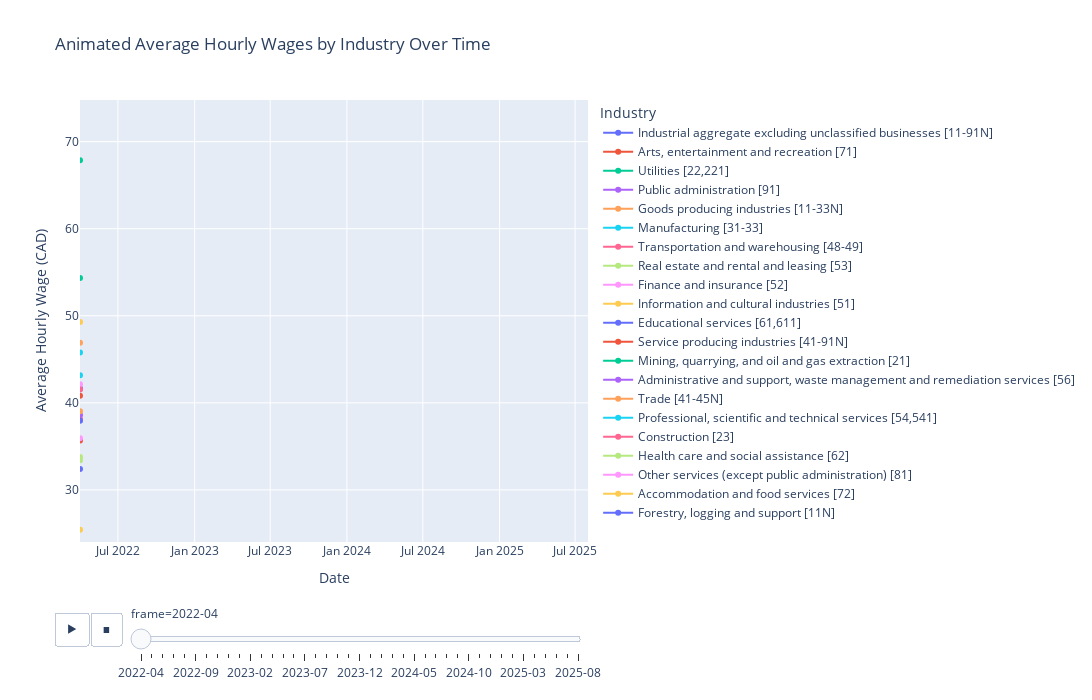

The notebook cell saved with this chart:
### Code cell
import pandas as pd
import plotly.express as px

file = "Datasets/AVG_salaries_based_on_prof.csv"
df = pd.read_csv(file)

# Convert REF_DATE to datetime
df["REF_DATE"] = pd.to_datetime(df["REF_DATE"], format="%Y-%m")
df["REF_DATE_STR"] = df["REF_DATE"].dt.strftime("%Y-%m")

# Sort by date for proper animation
df = df.sort_values("REF_DATE")

# Create cumulative data for each frame
frames_data = []
for date in df["REF_DATE_STR"].unique():
    frame_df = df[df["REF_DATE_STR"] <= date].copy()
    frame_df["frame"] = date
    frames_data.append(frame_df)

df_animated = pd.concat(frames_data, ignore_index=True)

# Animated line plot with cumulative data
fig = px.line(
    df_animated,
    x="REF_DATE",
    y="VALUE",
    color="North American Industry Classification System (NAICS)",
    animation_frame="frame",
    markers=True,
    title="Animated Average Hourly Wages by Industry Over Time",
    labels={
        "VALUE": "Average Hourly Wage (CAD)",
        "REF_DATE": "Date",
        "North American Industry Classification System (NAICS)": "Industry"
    },
    range_y=[df["VALUE"].min() * 0.95, df["VALUE"].max() * 1.05]  # Fixed y-axis range
)

fig.update_layout(
    height=700, 
    width=1200, 
    legend_title_text="Industry",
    xaxis_range=[df["REF_DATE"].min(), df["REF_DATE"].max()]  # Fixed x-axis range
)

fig.show()

### Figure 1 — Plotly figure (JSON) as saved in the notebook; plotly's stock layout.template omitted (floating-point values rounded to 4 significant figures)
{"data": [{"hovertemplate": "Industry=Industrial aggregate excluding unclassified businesses [11-91N]<br>frame=2022-04<br>Date=%{x}<br>Average Hourly Wage (CAD)=%{y}<extra></extra>", "legendgroup": "Industrial aggregate excluding unclassified businesses [11-91N]", "line": {"color": "#636efa", "dash": "solid"}, "marker": {"symbol": "circle"}, "mode": "lines+markers", "name": "Industrial aggregate excluding unclassified businesses [11-91N]", "orientation": "v", "showlegend": true, "type": "scatter", "x": ["2022-04-01T00:00:00.000000000"], "xaxis": "x", "y": [41.64], "yaxis": "y"}, {"hovertemplate": "Industry=Arts, entertainment and recreation [71]<br>frame=2022-04<br>Date=%{x}<br>Average Hourly Wage (CAD)=%{y}<extra></extra>", "legendgroup": "Arts, entertainment and recreation [71]", "line": {"color": "#EF553B", "dash": "solid"}, "marker": {"symbol": "circle"}, "mode": "lines+markers", "name": "Arts, entertainment and recreation [71]", "orientation": "v", "showlegend": true, "type": "scatter", "x": ["2022-04-01T00:00:00.000000000"], "xaxis": "x", "y": [35.67], "yaxis": "y"}, {"hovertemplate": "Industry=Utilities [22,221]<br>frame=2022-04<br>Date=%{x}<br>Average Hourly Wage (CAD)=%{y}<extra></extra>", "legendgroup": "Utilities [22,221]", "line": {"color": "#00cc96", "dash": "solid"}, "marker": {"symbol": "circle"}, "mode": "lines+markers", "name": "Utilities [22,221]", "orientation": "v", "showlegend": true, "type": "scatter", "x": ["2022-04-01T00:00:00.000000000"], "xaxis": "x", "y": [54.33], "yaxis": "y"}, {"hovertemplate": "Industry=Public administration [91]<br>frame=2022-04<br>Date=%{x}<br>Average Hourly Wage (CAD)=%{y}<extra></extra>", "legendgroup": "Public administration [91]", "line": {"color": "#ab63fa", "dash": "solid"}, "marker": {"symbol": "circle"}, "mode": "lines+markers", "name": "Public administration [91]", "orientation": "v", "showlegend": true, "type": "scatter", "x": ["2022-04-01T00:00:00.000000000"], "xaxis": "x", "y": [NaN], "yaxis": "y"}, {"hovertemplate": "Industry=Goods producing industries [11-33N]<br>frame=2022-04<br>Date=%{x}<br>Average Hourly Wage (CAD)=%{y}<extra></extra>", "legendgroup": "Goods producing industries [11-33N]", "line": {"color": "#FFA15A", "dash": "solid"}, "marker": {"symbol": "circle"}, "mode": "lines+markers", "name": "Goods producing industries [11-33N]", "orientation": "v", "showlegend": true, "type": "scatter", "x": ["2022-04-01T00:00:00.000000000"], "xaxis": "x", "y": [46.9], "yaxis": "y"}, {"hovertemplate": "Industry=Manufacturing [31-33]<br>frame=2022-04<br>Date=%{x}<br>Average Hourly Wage (CAD)=%{y}<extra></extra>", "legendgroup": "Manufacturing [31-33]", "line": {"color": "#19d3f3", "dash": "solid"}, "marker": {"symbol": "circle"}, "mode": "lines+markers", "name": "Manufacturing [31-33]", "orientation": "v", "showlegend": true, "type": "scatter", "x": ["2022-04-01T00:00:00.000000000"], "xaxis": "x", "y": [43.16], "yaxis": "y"}, {"hovertemplate": "Industry=Transportation and warehousing [48-49]<br>frame=2022-04<br>Date=%{x}<br>Average Hourly Wage (CAD)=%{y}<extra></extra>", "legendgroup": "Transportation and warehousing [48-49]", "line": {"color": "#FF6692", "dash": "solid"}, "marker": {"symbol": "circle"}, "mode": "lines+markers", "name": "Transportation and warehousing [48-49]", "orientation": "v", "showlegend": true, "type": "scatter", "x": ["2022-04-01T00:00:00.000000000"], "xaxis": "x", "y": [38.14], "yaxis": "y"}, {"hovertemplate": "Industry=Real estate and rental and leasing [53]<br>frame=2022-04<br>Date=%{x}<br>Average Hourly Wage (CAD)=%{y}<extra></extra>", "legendgroup": "Real estate and rental and leasing [53]", "line": {"color": "#B6E880", "dash": "solid"}, "marker": {"symbol": "circle"}, "mode": "lines+markers", "name": "Real estate and rental and leasing [53]", "orientation": "v", "showlegend": true, "type": "scatter", "x": ["2022-04-01T00:00:00.000000000"], "xaxis": "x", "y": [33.4], "yaxis": "y"}, {"hovertemplate": "Industry=Finance and insurance [52]<br>frame=2022-04<br>Date=%{x}<br>Average Hourly Wage (CAD)=%{y}<extra></extra>", "legendgroup": "Finance and insurance [52]", "line": {"color": "#FF97FF", "dash": "solid"}, "marker": {"symbol": "circle"}, "mode": "lines+markers", "name": "Finance and insurance [52]", "orientation": "v", "showlegend": true, "type": "scatter", "x": ["2022-04-01T00:00:00.000000000"], "xaxis": "x", "y": [42.12], "yaxis": "y"}, {"hovertemplate": "Industry=Information and cultural industries [51]<br>frame=2022-04<br>Date=%{x}<br>Average Hourly Wage (CAD)=%{y}<extra></extra>", "legendgroup": "Information and cultural industries [51]", "line": {"color": "#FECB52", "dash": "solid"}, "marker": {"symbol": "circle"}, "mode": "lines+markers", "name": "Information and cultural industries [51]", "orientation": "v", "showlegend": true, "type": "scatter", "x": ["2022-04-01T00:00:00.000000000"], "xaxis": "x", "y": [49.29], "yaxis": "y"}, {"hovertemplate": "Industry=Educational services [61,611]<br>frame=2022-04<br>Date=%{x}<br>Average Hourly Wage (CAD)=%{y}<extra></extra>", "legendgroup": "Educational services [61,611]", "line": {"color": "#636efa", "dash": "solid"}, "marker": {"symbol": "circle"}, "mode": "lines+markers", "name": "Educational services [61,611]", "orientation": "v", "showlegend": true, "type": "scatter", "x": ["2022-04-01T00:00:00.000000000"], "xaxis": "x", "y": [37.95], "yaxis": "y"}, {"hovertemplate": "Industry=Service producing industries [41-91N]<br>frame=2022-04<br>Date=%{x}<br>Average Hourly Wage (CAD)=%{y}<extra></extra>", "legendgroup": "Service producing industries [41-91N]", "line": {"color": "#EF553B", "dash": "solid"}, "marker": {"symbol": "circle"}, "mode": "lines+markers", "name": "Service producing industries [41-91N]", "orientation": "v", "showlegend": true, "type": "scatter", "x": ["2022-04-01T00:00:00.000000000"], "xaxis": "x", "y": [40.82], "yaxis": "y"}, {"hovertemplate": "Industry=Mining, quarrying, and oil and gas extraction [21]<br>frame=2022-04<br>Date=%{x}<br>Average Hourly Wage (CAD)=%{y}<extra></extra>", "legendgroup": "Mining, quarrying, and oil and gas extraction [21]", "line": {"color": "#00cc96", "dash": "solid"}, "marker": {"symbol": "circle"}, "mode": "lines+markers", "name": "Mining, quarrying, and oil and gas extraction [21]", "orientation": "v", "showlegend": true, "type": "scatter", "x": ["2022-04-01T00:00:00.000000000"], "xaxis": "x", "y": [67.87], "yaxis": "y"}, {"hovertemplate": "Industry=Administrative and support, waste management and remediation services [56]<br>frame=2022-04<br>Date=%{x}<br>Average Hourly Wage (CAD)=%{y}<extra></extra>", "legendgroup": "Administrative and support, waste management and remediation services [56]", "line": {"color": "#ab63fa", "dash": "solid"}, "marker": {"symbol": "circle"}, "mode": "lines+markers", "name": "Administrative and support, waste management and remediation services [56]", "orientation": "v", "showlegend": true, "type": "scatter", "x": ["2022-04-01T00:00:00.000000000"], "xaxis": "x", "y": [38.59], "yaxis": "y"}, {"hovertemplate": "Industry=Trade [41-45N]<br>frame=2022-04<br>Date=%{x}<br>Average Hourly Wage (CAD)=%{y}<extra></extra>", "legendgroup": "Trade [41-45N]", "line": {"color": "#FFA15A", "dash": "solid"}, "marker": {"symbol": "circle"}, "mode": "lines+markers", "name": "Trade [41-45N]", "orientation": "v", "showlegend": true, "type": "scatter", "x": ["2022-04-01T00:00:00.000000000"], "xaxis": "x", "y": [39.04], "yaxis": "y"}, {"hovertemplate": "Industry=Professional, scientific and technical services [54,541]<br>frame=2022-04<br>Date=%{x}<br>Average Hourly Wage (CAD)=%{y}<extra></extra>", "legendgroup": "Professional, scientific and technical services [54,541]", "line": {"color": "#19d3f3", "dash": "solid"}, "marker": {"symbol": "circle"}, "mode": "lines+markers", "name": "Professional, scientific and technical services [54,541]", "orientation": "v", "showlegend": true, "type": "scatter", "x": ["2022-04-01T00:00:00.000000000"], "xaxis": "x", "y": [45.79], "yaxis": "y"}, {"hovertemplate": "Industry=Construction [23]<br>frame=2022-04<br>Date=%{x}<br>Average Hourly Wage (CAD)=%{y}<extra></extra>", "legendgroup": "Construction [23]", "line": {"color": "#FF6692", "dash": "solid"}, "marker": {"symbol": "circle"}, "mode": "lines+markers", "name": "Construction [23]", "orientation": "v", "showlegend": true, "type": "scatter", "x": ["2022-04-01T00:00:00.000000000"], "xaxis": "x", "y": [41.53], "yaxis": "y"}, {"hovertemplate": "Industry=Health care and social assistance [62]<br>frame=2022-04<br>Date=%{x}<br>Average Hourly Wage (CAD)=%{y}<extra></extra>", "legendgroup": "Health care and social assistance [62]", "line": {"color": "#B6E880", "dash": "solid"}, "marker": {"symbol": "circle"}, "mode": "lines+markers", "name": "Health care and social assistance [62]", "orientation": "v", "showlegend": true, "type": "scatter", "x": ["2022-04-01T00:00:00.000000000"], "xaxis": "x", "y": [33.79], "yaxis": "y"}, {"hovertemplate": "Industry=Other services (except public administration) [81]<br>frame=2022-04<br>Date=%{x}<br>Average Hourly Wage (CAD)=%{y}<extra></extra>", "legendgroup": "Other services (except public administration) [81]", "line": {"color": "#FF97FF", "dash": "solid"}, "marker": {"symbol": "circle"}, "mode": "lines+markers", "name": "Other services (except public administration) [81]", "orientation": "v", "showlegend": true, "type": "scatter", "x": ["2022-04-01T00:00:00.000000000"], "xaxis": "x", "y": [35.93], "yaxis": "y"}, {"hovertemplate": "Industry=Accommodation and food services [72]<br>frame=2022-04<br>Date=%{x}<br>Average Hourly Wage (CAD)=%{y}<extra></extra>", "legendgroup": "Accommodation and food services [72]", "line": {"color": "#FECB52", "dash": "solid"}, "marker": {"symbol": "circle"}, "mode": "lines+markers", "name": "Accommodation and food services [72]", "orientation": "v", "showlegend": true, "type": "scatter", "x": ["2022-04-01T00:00:00.000000000"], "xaxis": "x", "y": [25.42], "yaxis": "y"}, {"hovertemplate": "Industry=Forestry, logging and support [11N]<br>frame=2022-04<br>Date=%{x}<br>Average Hourly Wage (CAD)=%{y}<extra></extra>", "legendgroup": "Forestry, logging and support [11N]", "line": {"color": "#636efa", "dash": "solid"}, "marker": {"symbol": "circle"}, "mode": "lines+markers", "name": "Forestry, logging and support [11N]", "orientation": "v", "showlegend": true, "type": "scatter", "x": ["2022-04-01T00:00:00.000000000"], "xaxis": "x", "y": [32.39], "yaxis": "y"}], "layout": {"height": 700, "legend": {"title": {"text": "Industry"}, "tracegroupgap": 0}, "sliders": [{"active": 0, "currentvalue": {"prefix": "frame="}, "len": 0.9, "pad": {"b": 10, "t": 60}, "steps": [{"args": [["2022-04"], {"frame": {"duration": 0, "redraw": false}, "fromcurrent": true, "mode": "immediate", "transition": {"duration": 0, "easing": "linear"}}], "label": "2022-04", "method": "animate"}, {"args": [["2022-05"], {"frame": {"duration": 0, "redraw": false}, "fromcurrent": true, "mode": "immediate", "transition": {"duration": 0, "easing": "linear"}}], "label": "2022-05", "method": "animate"}, {"args": [["2022-06"], {"frame": {"duration": 0, "redraw": false}, "fromcurrent": true, "mode": "immediate", "transition": {"duration": 0, "easing": "linear"}}], "label": "2022-06", "method": "animate"}, {"args": [["2022-07"], {"frame": {"duration": 0, "redraw": false}, "fromcurrent": true, "mode": "immediate", "transition": {"duration": 0, "easing": "linear"}}], "label": "2022-07", "method": "animate"}, {"args": [["2022-08"], {"frame": {"duration": 0, "redraw": false}, "fromcurrent": true, "mode": "immediate", "transition": {"duration": 0, "easing": "linear"}}], "label": "2022-08", "method": "animate"}, {"args": [["2022-09"], {"frame": {"duration": 0, "redraw": false}, "fromcurrent": true, "mode": "immediate", "transition": {"duration": 0, "easing": "linear"}}], "label": "2022-09", "method": "animate"}, {"args": [["2022-10"], {"frame": {"duration": 0, "redraw": false}, "fromcurrent": true, "mode": "immediate", "transition": {"duration": 0, "easing": "linear"}}], "label": "2022-10", "method": "animate"}, {"args": [["2022-11"], {"frame": {"duration": 0, "redraw": false}, "fromcurrent": true, "mode": "immediate", "transition": {"duration": 0, "easing": "linear"}}], "label": "2022-11", "method": "animate"}, {"args": [["2022-12"], {"frame": {"duration": 0, "redraw": false}, "fromcurrent": true, "mode": "immediate", "transition": {"duration": 0, "easing": "linear"}}], "label": "2022-12", "method": "animate"}, {"args": [["2023-01"], {"frame": {"duration": 0, "redraw": false}, "fromcurrent": true, "mode": "immediate", "transition": {"duration": 0, "easing": "linear"}}], "label": "2023-01", "method": "animate"}, {"args": [["2023-02"], {"frame": {"duration": 0, "redraw": false}, "fromcurrent": true, "mode": "immediate", "transition": {"duration": 0, "easing": "linear"}}], "label": "2023-02", "method": "animate"}, {"args": [["2023-03"], {"frame": {"duration": 0, "redraw": false}, "fromcurrent": true, "mode": "immediate", "transition": {"duration": 0, "easing": "linear"}}], "label": "2023-03", "method": "animate"}, {"args": [["2023-04"], {"frame": {"duration": 0, "redraw": false}, "fromcurrent": true, "mode": "immediate", "transition": {"duration": 0, "easing": "linear"}}], "label": "2023-04", "method": "animate"}, {"args": [["2023-05"], {"frame": {"duration": 0, "redraw": false}, "fromcurrent": true, "mode": "immediate", "transition": {"duration": 0, "easing": "linear"}}], "label": "2023-05", "method": "animate"}, {"args": [["2023-06"], {"frame": {"duration": 0, "redraw": false}, "fromcurrent": true, "mode": "immediate", "transition": {"duration": 0, "easing": "linear"}}], "label": "2023-06", "method": "animate"}, {"args": [["2023-07"], {"frame": {"duration": 0, "redraw": false}, "fromcurrent": true, "mode": "immediate", "transition": {"duration": 0, "easing": "linear"}}], "label": "2023-07", "method": "animate"}, {"args": [["2023-08"], {"frame": {"duration": 0, "redraw": false}, "fromcurrent": true, "mode": "immediate", "transition": {"duration": 0, "easing": "linear"}}], "label": "2023-08", "method": "animate"}, {"args": [["2023-09"], {"frame": {"duration": 0, "redraw": false}, "fromcurrent": true, "mode": "immediate", "transition": {"duration": 0, "easing": "linear"}}], "label": "2023-09", "method": "animate"}, {"args": [["2023-10"], {"frame": {"duration": 0, "redraw": false}, "fromcurrent": true, "mode": "immediate", "transition": {"duration": 0, "easing": "linear"}}], "label": "2023-10", "method": "animate"}, {"args": [["2023-11"], {"frame": {"duration": 0, "redraw": false}, "fromcurrent": true, "mode": "immediate", "transition": {"duration": 0, "easing": "linear"}}], "label": "2023-11", "method": "animate"}, {"args": [["2023-12"], {"frame": {"duration": 0, "redraw": false}, "fromcurrent": true, "mode": "immediate", "transition": {"duration": 0, "easing": "linear"}}], "label": "2023-12", "method": "animate"}, {"args": [["2024-01"], {"frame": {"duration": 0, "redraw": false}, "fromcurrent": true, "mode": "immediate", "transition": {"duration": 0, "easing": "linear"}}], "label": "2024-01", "method": "animate"}, {"args": [["2024-02"], {"frame": {"duration": 0, "redraw": false}, "fromcurrent": true, "mode": "immediate", "transition": {"duration": 0, "easing": "linear"}}], "label": "2024-02", "method": "animate"}, {"args": [["2024-03"], {"frame": {"duration": 0, "redraw": false}, "fromcurrent": true, "mode": "immediate", "transition": {"duration": 0, "easing": "linear"}}], "label": "2024-03", "method": "animate"}, {"args": [["2024-04"], {"frame": {"duration": 0, "redraw": false}, "fromcurrent": true, "mode": "immediate", "transition": {"duration": 0, "easing": "linear"}}], "label": "2024-04", "method": "animate"}, {"args": [["2024-05"], {"frame": {"duration": 0, "redraw": false}, "fromcurrent": true, "mode": "immediate", "transition": {"duration": 0, "easing": "linear"}}], "label": "2024-05", "method": "animate"}, {"args": [["2024-06"], {"frame": {"duration": 0, "redraw": false}, "fromcurrent": true, "mode": "immediate", "transition": {"duration": 0, "easing": "linear"}}], "label": "2024-06", "method": "animate"}, {"args": [["2024-07"], {"frame": {"duration": 0, "redraw": false}, "fromcurrent": true, "mode": "immediate", "transition": {"duration": 0, "easing": "linear"}}], "label": "2024-07", "method": "animate"}, {"args": [["2024-08"], {"frame": {"duration": 0, "redraw": false}, "fromcurrent": true, "mode": "immediate", "transition": {"duration": 0, "easing": "linear"}}], "label": "2024-08", "method": "animate"}, {"args": [["2024-09"], {"frame": {"duration": 0, "redraw": false}, "fromcurrent": true, "mode": "immediate", "transition": {"duration": 0, "easing": "linear"}}], "label": "2024-09", "method": "animate"}, {"args": [["2024-10"], {"frame": {"duration": 0, "redraw": false}, "fromcurrent": true, "mode": "immediate", "transition": {"duration": 0, "easing": "linear"}}], "label": "2024-10", "method": "animate"}, {"args": [["2024-11"], {"frame": {"duration": 0, "redraw": false}, "fromcurrent": true, "mode": "immediate", "transition": {"duration": 0, "easing": "linear"}}], "label": "2024-11", "method": "animate"}, {"args": [["2024-12"], {"frame": {"duration": 0, "redraw": false}, "fromcurrent": true, "mode": "immediate", "transition": {"duration": 0, "easing": "linear"}}], "label": "2024-12", "method": "animate"}, {"args": [["2025-01"], {"frame": {"duration": 0, "redraw": false}, "fromcurrent": true, "mode": "immediate", "transition": {"duration": 0, "easing": "linear"}}], "label": "2025-01", "method": "animate"}, {"args": [["2025-02"], {"frame": {"duration": 0, "redraw": false}, "fromcurrent": true, "mode": "immediate", "transition": {"duration": 0, "easing": "linear"}}], "label": "2025-02", "method": "animate"}, {"args": [["2025-03"], {"frame": {"duration": 0, "redraw": false}, "fromcurrent": true, "mode": "immediate", "transition": {"duration": 0, "easing": "linear"}}], "label": "2025-03", "method": "animate"}, {"args": [["2025-04"], {"frame": {"duration": 0, "redraw": false}, "fromcurrent": true, "mode": "immediate", "transition": {"duration": 0, "easing": "linear"}}], "label": "2025-04", "method": "animate"}, {"args": [["2025-05"], {"frame": {"duration": 0, "redraw": false}, "fromcurrent": true, "mode": "immediate", "transition": {"duration": 0, "easing": "linear"}}], "label": "2025-05", "method": "animate"}, {"args": [["2025-06"], {"frame": {"duration": 0, "redraw": false}, "fromcurrent": true, "mode": "immediate", "transition": {"duration": 0, "easing": "linear"}}], "label": "2025-06", "method": "animate"}, {"args": [["2025-07"], {"frame": {"duration": 0, "redraw": false}, "fromcurrent": true, "mode": "immediate", "transition": {"duration": 0, "easing": "linear"}}], "label": "2025-07", "method": "animate"}, {"args": [["2025-08"], {"frame": {"duration": 0, "redraw": false}, "fromcurrent": true, "mode": "immediate", "transition": {"duration": 0, "easing": "linear"}}], "label": "2025-08", "method": "animate"}], "x": 0.1, "xanchor": "left", "y": 0, "yanchor": "top"}], "title": {"text": "Animated Average Hourly Wages by Industry Over Time"}, "updatemenus": [{"buttons": [{"args": [null, {"frame": {"duration": 500, "redraw": false}, "fromcurrent": true, "mode": "immediate", "transition": {"duration": 500, "easing": "linear"}}], "label": "&#9654;", "method": "animate"}, {"args": [[null], {"frame": {"duration": 0, "redraw": false}, "fromcurrent": true, "mode": "immediate", "transition": {"duration": 0, "easing": "linear"}}], "label": "&#9724;", "method": "animate"}], "direction": "left", "pad": {"r": 10, "t": 70}, "showactive": false, "type": "buttons", "x": 0.1, "xanchor": "right", "y": 0, "yanchor": "top"}], "width": 1200, "xaxis": {"anchor": "y", "domain": [0, 1], "range": ["2022-04-01T00:00:00", "2025-08-01T00:00:00"], "title": {"text": "Date"}}, "yaxis": {"anchor": "x", "domain": [0, 1], "range": [24.02, 74.78], "title": {"text": "Average Hourly Wage (CAD)"}}}}
